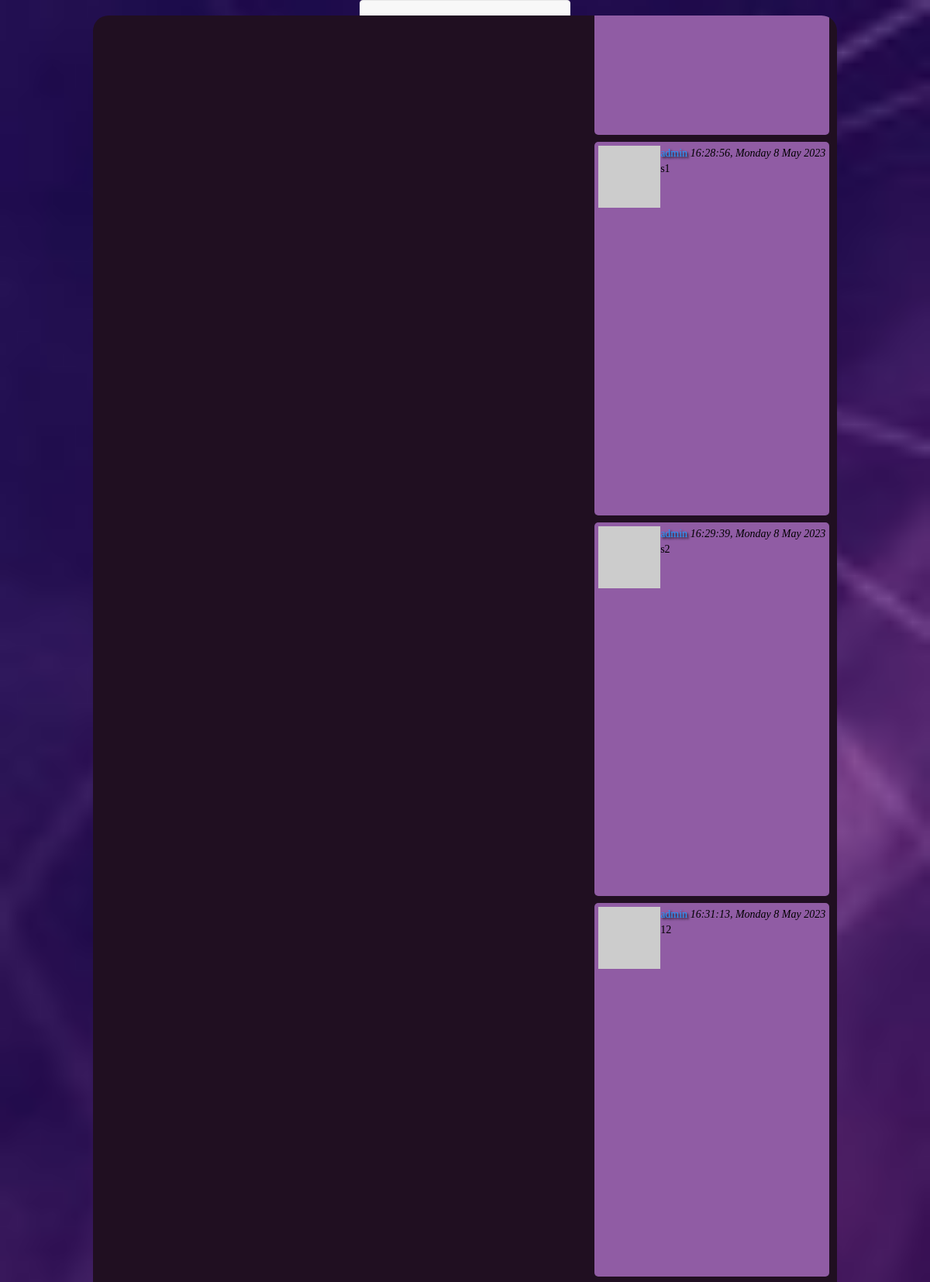
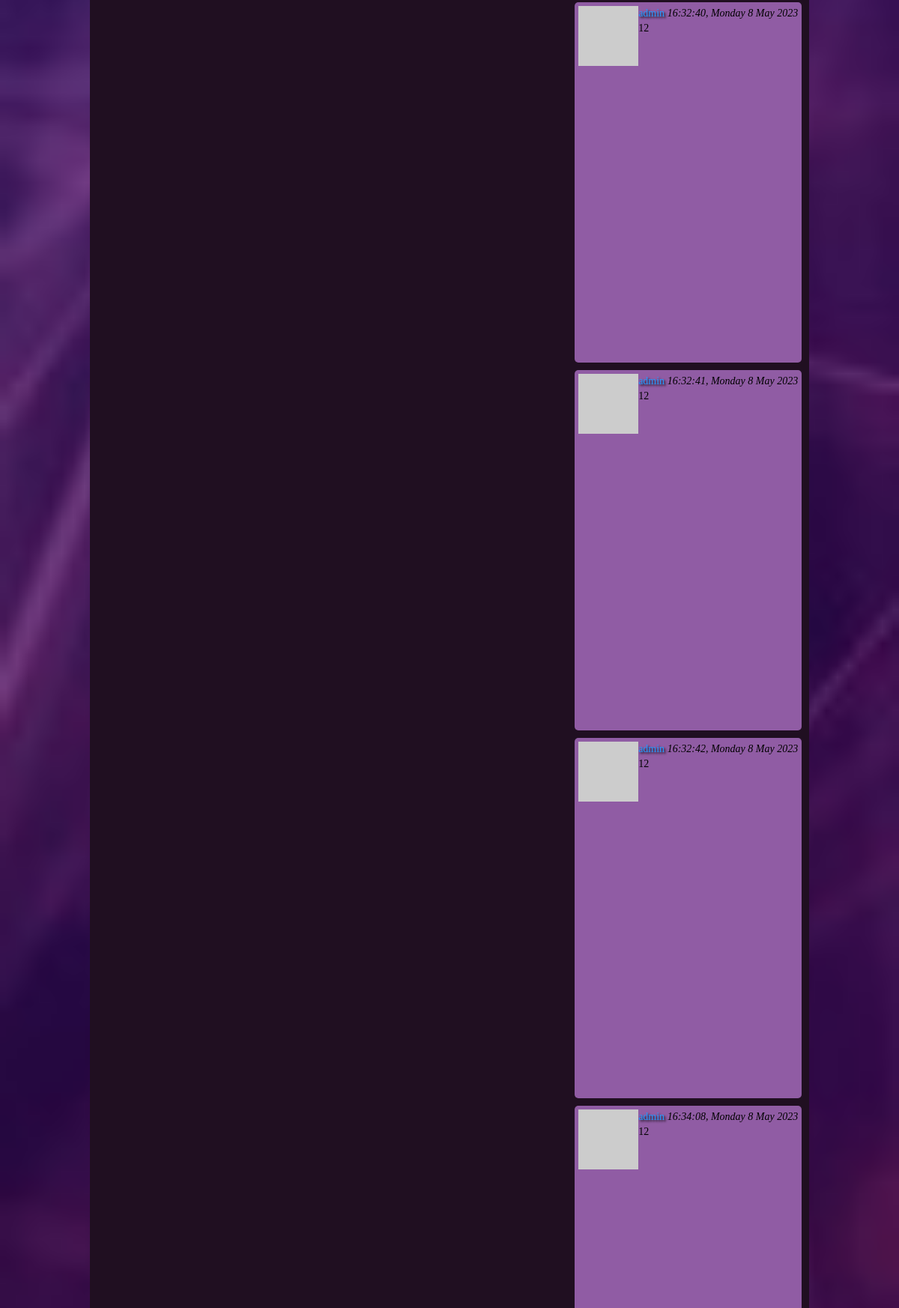
The app's page /index (signed in, upper part) with its own data (2 pictures, top to bottom).
### app/models.py (models this page shows, shortened)
class Post(db.Model):
    id = db.Column(db.Integer, primary_key=True)
    body = db.Column(db.String(140))
    timestamp = db.Column(db.DateTime, index=True, default=datetime.utcnow)
    user_id = db.Column(db.Integer, db.ForeignKey('user.id'))

class User(UserMixin, db.Model):
    id = db.Column(db.Integer, primary_key=True)
    username = db.Column(db.String(64), index=True, unique=True)
    email = db.Column(db.String(120), index=True, unique=True)
    password_hash = db.Column(db.String(128))
    posts = db.relationship('Post', backref='author', lazy='dynamic')
    about_me = db.Column(db.String(140))
    last_seen = db.Column(db.DateTime, default=datetime.utcnow)
    followed = db.relationship(
        'User', secondary=followers,
        primaryjoin=(followers.c.follower_id == id),
        secondaryjoin=(followers.c.followed_id == id),
        backref=db.backref('followers', lazy='dynamic'), lazy='dynamic')
    def avatar(self, size):
        digest = md5(self.email.lower().encode('utf-8')).hexdigest()
        return 'https://www.gravatar.com/avatar/{}?d=identicon&s={}'.format(
            digest, size)

### app/routes.py (the view)
@app.route('/', methods=['GET', 'POST'])
@app.route('/index', methods=['GET', 'POST'])
@login_required
def index():
    form = PostForm()
    if form.validate_on_submit():
        post = Post(body=form.post.data, author=current_user)
        db.session.add(post)
        db.session.commit()
        return redirect(url_for('index'))
    posts = Post.query.order_by(Post.timestamp.asc()).all()
    return render_template('index.html', title='Home', form=form,
                           posts=posts)

### app/models.py (called while the page is built)
@login.user_loader
def load_user(id):
    return User.query.get(int(id))

### app/routes.py (called while the page is built)
@app.before_request
def before_request():
    if current_user.is_authenticated:
        current_user.last_seen = datetime.utcnow()
        db.session.commit()

### app/templates/index.html (shortened to what this page needs)
{% extends "base.html" %}
{% block content %}
    <link rel="stylesheet" href="{{ url_for('static', filename= './css/chat.css') }}">
    <div class="chat_frame">
        <div id="chat_window" class="chat_window">
            {% include 'posts.html' %}
        </div>
    </div>
{% endblock %}

### app/templates/posts.html
{% for post in posts %}
    {% if post.user_id == current_user.id %}
        <div class="my_message_design">
            {% include '_post.html' %}
        </div>
    {% else %}
        <div class="message_design">
            {% include '_post.html' %}
        </div>
    {% endif %}
{% endfor %}

### app/templates/_post.html (shortened to what this page needs)
 <table class="messageTable">
        <tr valign="top">
            <td>
                <a href="{{ url_for('user', username=post.author.username) }}">
                    <img src="{{ post.author.avatar(36) }}" />
                </a>
            </td>
            <td>
                <a href="{{ url_for('user', username=post.author.username) }}">
                    {{ post.author.username }}
                </a>
                <i>{{ moment(post.timestamp).format('H:mm:ss,  dddd D MMMM YYYY') }}</i>
                <br>
                {{ post.body }}
            </td>
        </tr>
</table>

### app/static/css/chat.css (style rules this page uses)
body { display: flex; background: rgb(32,15,33) url("../images/back_ground.jpg") no-repeat center center fixed; -webkit-background-size: cover; -moz-background-size: cover; -o-background-size: cover; background-size: cover; flex-direction: column; align-items: center; justify-content: space-between; }
.chat_frame { display: flex; flex-basis: content; align-items: center; flex-direction: column; justify-content: space-between; position: absolute; width: 80%; height: 90%; }
.chat_window { color: #fdffe8; margin: 20px 0; border-style: none; border-radius: 20px; width: 100%; height: 100%; background-color: rgb(32,15,33); overflow: auto; }
.my_message_design { display: flex; color: black; font-family: genshin; margin: 0.7em 0.7em 0.7em auto; padding: 5px 5px 0px 5px; border-style: none; border-radius: 5px; width: fit-content; max-width: 45%; min-height: 6%; background-color: #905CA4; word-break: break-word; }

### records on screen
Post: author.username "admin", timestamp "16:28:56, Monday 8 May 2023", body "s1"
Post: author.username "admin", timestamp "16:29:39, Monday 8 May 2023", body "s2"
Post: author.username "admin", timestamp "16:31:13, Monday 8 May 2023", body "12"
Post: author.username "admin", timestamp "16:32:40, Monday 8 May 2023", body "12"
Post: author.username "admin", timestamp "16:32:41, Monday 8 May 2023", body "12"
Post: author.username "admin", timestamp "16:32:42, Monday 8 May 2023", body "12"
Post: author.username "admin", timestamp "16:34:08, Monday 8 May 2023", body "12"
